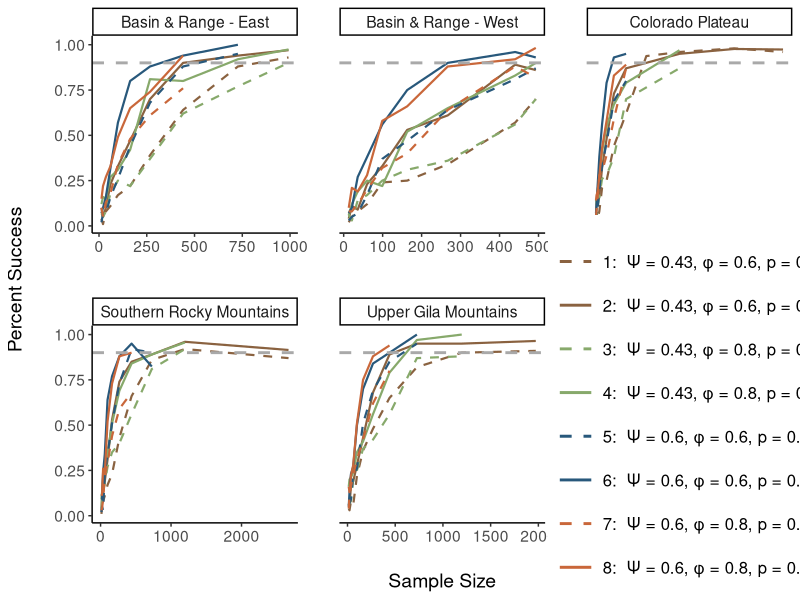
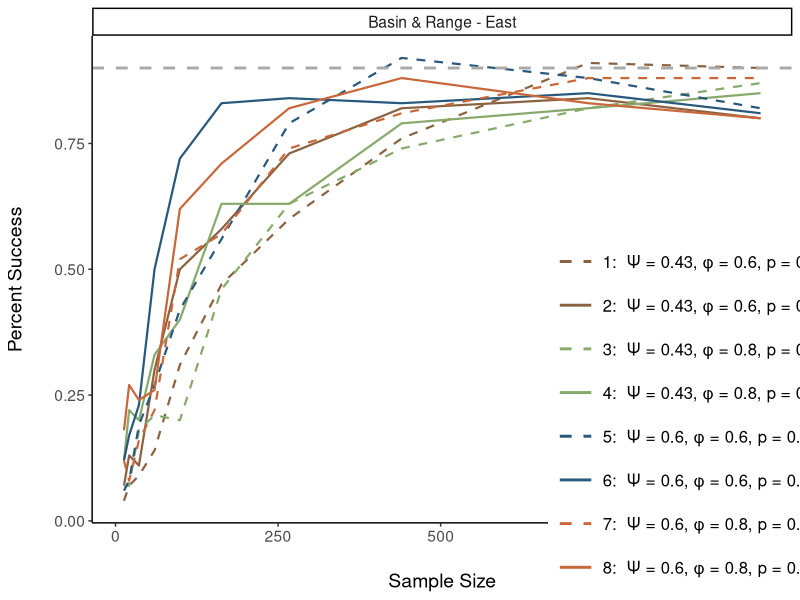

These figures' R source, in order:
library(dplyr)
library(tidyr)
library(ggplot2)
library(patchwork)

### Let's make some figures for the nimble approach
nimble_power_check <- read.csv(here::here("data/nimble_power_check.csv"))
# trend gen comparison data for SRM EMU
srm_power_check <- read.csv(here::here("data/nimble_power_check.csv"))

# get dataframe of all possible scenarios
sim_scenarios_table <- data.frame(
  # these are the parameters that change, taken directly from Woods 2019
  psi = c(0.03, 0.43, 0.6), phi = c(.6, .8, .8), p = c(0.4, 0.8, .8)) %>%
  # get all possible combinations
  tidyr::expand(psi, phi,p) %>%
  # and give each unique combination an ID
  mutate(sim_num = row_number(),
         occupancy = ifelse(psi == 0.03, "low", "high")) %>%
  # these are the same for all scenarios right now, sd's from Wood 2019, psi1_low kinda made up
  #mutate(sd_phi = 0.04, sd_gamma = 0.01) %>%
  select(-sim_num) %>%
  #rowwise() %>%
  mutate(gamma = round((psi * (1-phi))/(1-psi), 2)) %>%
  #ungroup() %>%
  #group_by(phi, p, sd_phi, sd_gamma) %>%
  pivot_wider(names_from = "occupancy", values_from = c("gamma", "psi"), values_fn = list) %>%
  unnest(c(gamma_high, psi_high)) %>%
  arrange(psi_high, phi) %>%
  mutate(simulation_scenario = row_number()) %>%
  select(simulation_scenario,everything())

# Figure comparing trend generation and modeling options for SRM EMU
nimble_srm_plt <- srm_power_check %>%
  filter(total_n < 1501) %>%
  left_join(sim_scenarios_table, by = c("phi", "p", "psi" = "psi_high")) %>%
  mutate(sim_type = paste0(simulation_scenario, ":  \u03A8 = ", psi, ", \u03C6 = ", phi, ", p = ", p)) %>%
  #filter(CI_type == .x) %>%
  ggplot(aes(x = total_n, y = ci_two_tail)) +
  geom_line(aes(color = sim_type, linetype = sim_type), linewidth = 0.75) +
  facet_wrap(~type, scales = "free_x") +
  theme_classic() +
  scale_colour_discrete("", type = rep(c("#8A6240", "#87A96B", "#28587B", "#c9673a"), each = 2)) +
  scale_linetype_manual("", values=c(2,1,2,1,2,1,2,1)) +
  geom_hline(yintercept = 0.9, color = "darkgrey", linetype = "dashed", linewidth = 1) +
  theme(legend.position = "inside", legend.position.inside = c(0.85, 0.25),
        legend.text=element_text(size=12),
        legend.key.width = unit(1,"cm"),
        text=element_text(size=14),
        legend.key.spacing.y = unit(0.5, 'cm'),
        panel.spacing = unit(30, "pt"),
        axis.title.y = element_text(margin = margin(t = 0, r = 20, b = 0, l = 0)),
        axis.title.x = element_text(margin = margin(t = 20, r = 0, b = 0, l = 0))
  ) +
  guides(linetype = guide_legend(override.aes = list(linewidth = 1))# byrow = TRUE),
         #color = guide_legend(byrow = TRUE)
  ) +
  ylab("Percent Success") +
  xlab("Sample Size")

# Power check figure for single trend generation option for all EMU's
nimble_emu_plt <- nimble_power_check %>%
  #filter(total_n < 1500) %>%
left_join(sim_scenarios_table, by = c("phi", "p", "psi" = "psi_high")) %>%
  mutate(sim_type = paste0(simulation_scenario, ":  \u03A8 = ", psi, ", \u03C6 = ", phi, ", p = ", p)) %>%
  mutate(unit = case_when(
    emu == "BRE" ~ "Basin & Range - East",
    emu == "BRW" ~ "Basin & Range - West",
    emu == "CP" ~ "Colorado Plateau",
    emu == "SRM" ~ "Southern Rocky Mountains",
    emu == "UGM" ~ "Upper Gila Mountains"
  )) %>%
  #filter(CI_type == .x) %>%
  ggplot(aes(x = total_n, y = ci_two_tail)) +
  geom_line(aes(color = sim_type, linetype = sim_type), linewidth = 0.75) +
  facet_wrap(~unit, scales = "free_x") +
  theme_classic() +
  scale_colour_discrete("", type = rep(c("#8A6240", "#87A96B", "#28587B", "#c9673a"), each = 2)) +
  scale_linetype_manual("", values=c(2,1,2,1,2,1,2,1)) +
  geom_hline(yintercept = 0.9, color = "darkgrey", linetype = "dashed", linewidth = 1) +
  theme(legend.position = "inside", legend.position.inside = c(0.85, 0.25),
        legend.text=element_text(size=12),
        legend.key.width = unit(1,"cm"),
        text=element_text(size=14),
        legend.key.spacing.y = unit(0.5, 'cm'),
        panel.spacing = unit(30, "pt"),
        axis.title.y = element_text(margin = margin(t = 0, r = 20, b = 0, l = 0)),
        axis.title.x = element_text(margin = margin(t = 20, r = 0, b = 0, l = 0))
  ) +
  guides(linetype = guide_legend(override.aes = list(linewidth = 1))# byrow = TRUE),
         #color = guide_legend(byrow = TRUE)
  ) +
  ylab("Percent Success") +
  xlab("Sample Size")

ggsave(here::here("figures/emu_power_nimble.png"), nimble_emu_plt, height = 12, width = 15)

# Look at mean trend generated with error bars for each of the generation options

### Let's get the same thing with the spoccupancy approach
power_eval <- read.csv(here::here("data/power_eval.csv"))

bre_spoc_plt <- power_eval %>%
                           filter(total_n < 1200, emu == "BRE") %>%
                           select(-sim_id) %>%
                           left_join(sim_scenarios_table, by = c("phi", "p", "psi" = "psi_high")) %>%
                           mutate(sim_type = paste0(simulation_scenario, ":  \u03A8 = ", psi, ", \u03C6 = ", phi, ", p = ", p)) %>%
                           mutate(unit = case_when(
                             emu == "BRE" ~ "Basin & Range - East",
                             emu == "BRW" ~ "Basin & Range - West",
                             emu == "CP" ~ "Colorado Plateau",
                             emu == "SRM" ~ "Southern Rocky Mountains",
                             emu == "UGM" ~ "Upper Gila Mountains"
                           )) %>%
                           filter(CI_type == 0.95) %>%
                           ggplot(aes(x = total_n, y = ci_check)) +
                           geom_line(aes(color = sim_type, linetype = sim_type), linewidth = 0.75) +
                           facet_wrap(~unit, scales = "free_x") +
                           theme_classic() +
                           scale_colour_discrete("", type = rep(c("#8A6240", "#87A96B", "#28587B", "#c9673a"), each = 2)) +
                           scale_linetype_manual("", values=c(2,1,2,1,2,1,2,1)) +
                           geom_hline(yintercept = 0.9, color = "darkgrey", linetype = "dashed", linewidth = 1) +
                           theme(legend.position = "inside", legend.position.inside = c(0.85, 0.25),
                                 legend.text=element_text(size=12),
                                 legend.key.width = unit(1,"cm"),
                                 text=element_text(size=14),
                                 legend.key.spacing.y = unit(0.5, 'cm'),
                                 panel.spacing = unit(30, "pt"),
                                 axis.title.y = element_text(margin = margin(t = 0, r = 20, b = 0, l = 0)),
                                 axis.title.x = element_text(margin = margin(t = 20, r = 0, b = 0, l = 0))
                           ) +
                           guides(linetype = guide_legend(override.aes = list(linewidth = 1))# byrow = TRUE),
                                  #color = guide_legend(byrow = TRUE)
                           ) +
                           ylab("Percent Success") +
                           xlab("Sample Size")

ggsave(here::here("figures/bre_power_spoc.png"), bre_spoc_plt, height = 12, width = 10)
